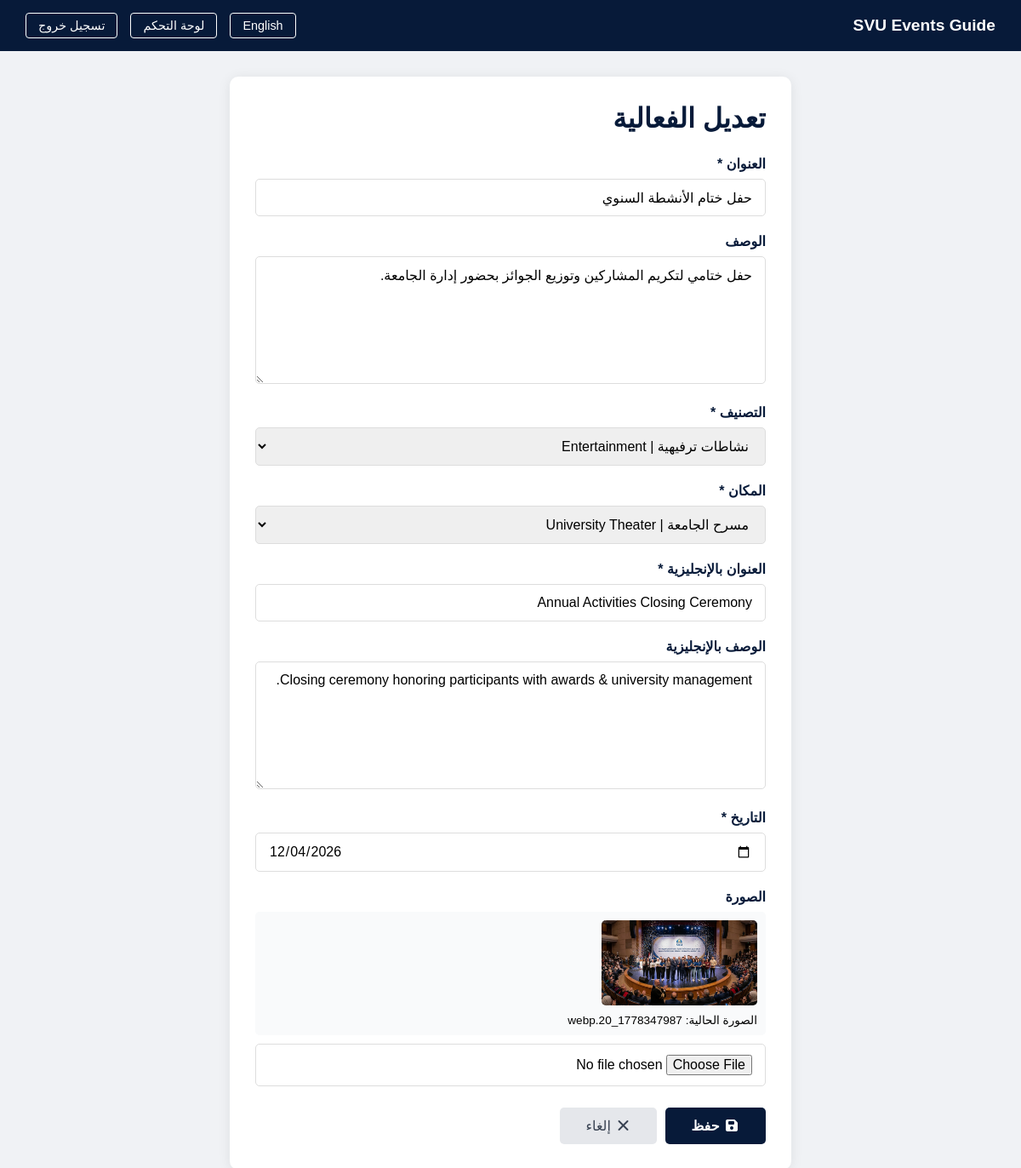
/admin/edit_event.php?id=20 (signed in), run on the app's committed database.
### tables this page shows
CREATE TABLE `events` (
  `id` int(11) UNSIGNED NOT NULL,
  `title` varchar(255) NOT NULL,
  `description` text DEFAULT NULL,
  `category` varchar(100) NOT NULL,
  `location` varchar(255) NOT NULL,
  `event_date` date NOT NULL,
  `image` varchar(255) DEFAULT NULL,
  `title_en` varchar(255) DEFAULT NULL,
  `description_en` text DEFAULT NULL,
  `category_en` varchar(100) DEFAULT NULL,
  `location_en` varchar(255) DEFAULT NULL
);

### admin/edit_event.php (the view, shortened to what this page needs)
<?php
require_once '../config/db.php';
if (isset($_GET['lang']) && in_array($_GET['lang'], ['ar', 'en'])) {
    $lang_code = $_GET['lang'];
    setcookie('site_lang', $lang_code, time() + (86400 * 30), '/');
} elseif (isset($_COOKIE['site_lang'])) {
    $lang_code = $_COOKIE['site_lang'];
} else {
    $lang_code = 'ar';
}
$direction = ($lang_code === 'ar') ? 'rtl' : 'ltr';
if ($lang_code === 'en') {
    $lang = require_once '../languages/en.php';
} else {
    $lang = require_once '../languages/ar.php';
}
$event = null;
if (isset($_GET['id']) && is_numeric($_GET['id'])) {
    try {
        $stmt = $pdo->prepare("SELECT * FROM events WHERE id = :id LIMIT 1");
        $stmt->execute([':id' => (int)$_GET['id']]);
        $event = $stmt->fetch();
    } catch (PDOException $e) {
        $event = null;
    }
}
$new_lang = ($lang_code === 'ar') ? 'en' : 'ar';
$switch_url = 'edit_event.php?id=' . $event['id'] . '&lang=' . $new_lang;
?>
<!DOCTYPE html>
<html lang="<?php echo $lang_code; ?>" dir="<?php echo $direction; ?>">
<head>
    <link rel="stylesheet" href="https://cdnjs.cloudflare.com/ajax/libs/font-awesome/7.0.1/css/all.min.css">
</head>
<body>
    <div class="top-bar">
        <h2>SVU Events Guide</h2>
        <div class="top-bar-actions">
            <a href="<?php echo $switch_url; ?>"><?php echo $lang['admin_lang_switch']; ?></a>
            <a href="dashboard.php"><?php echo $lang['admin_dashboard']; ?></a>
            <a href="logout.php"><?php echo $lang['admin_logout']; ?></a>
        </div>
    </div>
    <div class="container">
        <div class="form-card">
            <h1><?php echo $lang['admin_edit_event']; ?></h1>
            <form method="POST" enctype="multipart/form-data" action="edit_event.php?id=<?php echo $event['id']; ?>">
                <div class="form-group">
                    <label><?php echo $lang['admin_title']; ?> *</label>
                    <input type="text" name="title" class="form-control" required
                           value="<?php echo htmlspecialchars($event['title']); ?>">
                </div>
                <div class="form-group">
                    <label><?php echo $lang['admin_description']; ?></label>
                    <textarea name="description" class="form-control"><?php echo htmlspecialchars($event['description']); ?></textarea>
                </div>
                <div class="form-group">
                    <label><?php echo $lang['admin_category']; ?> *</label>
                    <select name="category" class="form-control" required>
                        <?php
                        $cats = $pdo->query("SELECT * FROM categories ORDER BY name_ar ASC")->fetchAll();
                        foreach ($cats as $c):
                            $selected = ($event['category'] == $c['id']) ? 'selected' : '';
                        ?>
                            <option value="<?php echo $c['id']; ?>" <?php echo $selected; ?>><?php echo htmlspecialchars($c['name_ar']); ?> | <?php echo htmlspecialchars($c['name_en']); ?></option>
                        <?php endforeach; ?>
                    </select>
                </div>
                <div class="form-group">
                    <label><?php echo $lang['admin_location']; ?> *</label>
                    <select name="location" class="form-control" required>
                        <?php
                        $locs = $pdo->query("SELECT * FROM locations ORDER BY name_ar ASC")->fetchAll();
                        foreach ($locs as $l):
                            $selected = ($event['location'] == $l['id']) ? 'selected' : '';
                        ?>
                            <option value="<?php echo $l['id']; ?>" <?php echo $selected; ?>><?php echo htmlspecialchars($l['name_ar']); ?> | <?php echo htmlspecialchars($l['name_en']); ?></option>
                        <?php endforeach; ?>
                    </select>
                </div>
                <div class="form-group">
                    <label><?php echo $lang['admin_title_en']; ?> *</label>
                    <input type="text" name="title_en" class="form-control" required
                           value="<?php echo htmlspecialchars($event['title_en'] ?? ''); ?>">
                </div>
                <div class="form-group">
                    <label><?php echo $lang['admin_description_en']; ?></label>
                    <textarea name="description_en" class="form-control"><?php echo htmlspecialchars($event['description_en'] ?? ''); ?></textarea>
                </div>
                <div class="form-group">
                    <label><?php echo $lang['admin_date']; ?> *</label>
                    <input type="date" name="event_date" class="form-control" required
                           value="<?php echo $event['event_date']; ?>">
                </div>
                <div class="form-group">
                    <label><?php echo $lang['admin_image']; ?></label>
                    <?php if ($event['image']): ?>
                        <div class="current-image">
                            <img src="../assets/img/events/<?php echo htmlspecialchars($event['image']); ?>" alt="Current">
                            <span><?php echo $lang['admin_current_image']; ?>: <?php echo htmlspecialchars($event['image']); ?></span>
                        </div>
                    <?php endif; ?>
                    <input type="file" name="image" class="form-control" accept="image/*">
                </div>
                <div class="form-actions">
                    <button type="submit" class="btn-save">
                        <i class="fas fa-save"></i> <?php echo $lang['admin_save']; ?>
                    </button>
                    <a href="dashboard.php" class="btn-cancel">
                        <i class="fas fa-times"></i> <?php echo $lang['admin_cancel']; ?>
                    </a>
                </div>
            </form>
        </div>
    </div>
</body>
</html>

### admin/edit_event.php (style rules this page uses)
:root { --primary-color: #071A39; --accent-color: #506382; }
* { margin: 0; padding: 0; box-sizing: border-box; }
body { font-family: sans-serif; background: #f0f2f5; min-height: 100vh; }
.top-bar { background: var(--primary-color); color: white; padding: 15px 30px; display: flex; justify-content: space-between; align-items: center; }
.top-bar h2 { font-size: 1.2rem; }
.top-bar-actions { display: flex; gap: 15px; align-items: center; }
.top-bar-actions a { color: white; text-decoration: none; padding: 6px 14px; border-radius: 4px; border: 1px solid white; transition: background 0.3s; font-size: 0.9rem; font-family: inherit; }
.container { max-width: 700px; margin: 30px auto; padding: 0 20px; }
.form-card { background: white; padding: 30px; border-radius: 10px; box-shadow: 0 2px 15px rgba(0,0,0,0.08); }
.form-card h1 { color: var(--primary-color); margin-bottom: 25px; }
.form-group { margin-bottom: 20px; }
.form-group label { display: block; margin-bottom: 8px; font-weight: 600; color: var(--primary-color); }
.form-control { width: 100%; padding: 12px 15px; border: 1px solid #ddd; border-radius: 5px; font-size: 1rem; font-family: inherit; transition: border-color 0.3s; }
textarea.form-control { min-height: 150px; resize: vertical; }
.current-image { margin-bottom: 10px; padding: 10px; background: #F9FAFB; border-radius: 5px; }
.current-image img { max-height: 100px; border-radius: 5px; }
.current-image span { display: block; color: var(--text-secondary); font-size: 0.85rem; margin-top: 5px; }
.form-actions { display: flex; gap: 10px; margin-top: 25px; }
.btn-save { background: var(--primary-color); color: white; padding: 12px 30px; border: none; border-radius: 5px; cursor: pointer; font-weight: 600; font-family: inherit; font-size: 1rem; transition: background 0.3s; }
.btn-cancel { background: #e5e7eb; color: #374151; padding: 12px 30px; border-radius: 5px; text-decoration: none; transition: background 0.3s; }

### data on the page
events: title "حفل ختام الأنشطة السنوي", description "حفل ختامي لتكريم المشاركين وتوزيع الجوائز بحضور إدارة الجامعة.", title_en "Annual Activities Closing Ceremony", description_en "Closing ceremony honoring participants with awards & university management.", event_date "12/04/2026", image (picture), image "1778347987_20.webp"

### other printed values
$lang['admin_lang_switch'] "English"
$lang['admin_dashboard'] "لوحة التحكم"
$lang['admin_logout'] "تسجيل خروج"
$lang['admin_edit_event'] "تعديل الفعالية"
$lang['admin_title'] "العنوان"
$lang['admin_description'] "الوصف"
$lang['admin_category'] "التصنيف"
$lang['admin_location'] "المكان"
$lang['admin_title_en'] "العنوان بالإنجليزية"
$lang['admin_description_en'] "الوصف بالإنجليزية"
$lang['admin_date'] "التاريخ"
$lang['admin_image'] "الصورة"
$lang['admin_current_image'] "الصورة الحالية"
$lang['admin_save'] "حفظ"
$lang['admin_cancel'] "إلغاء"
